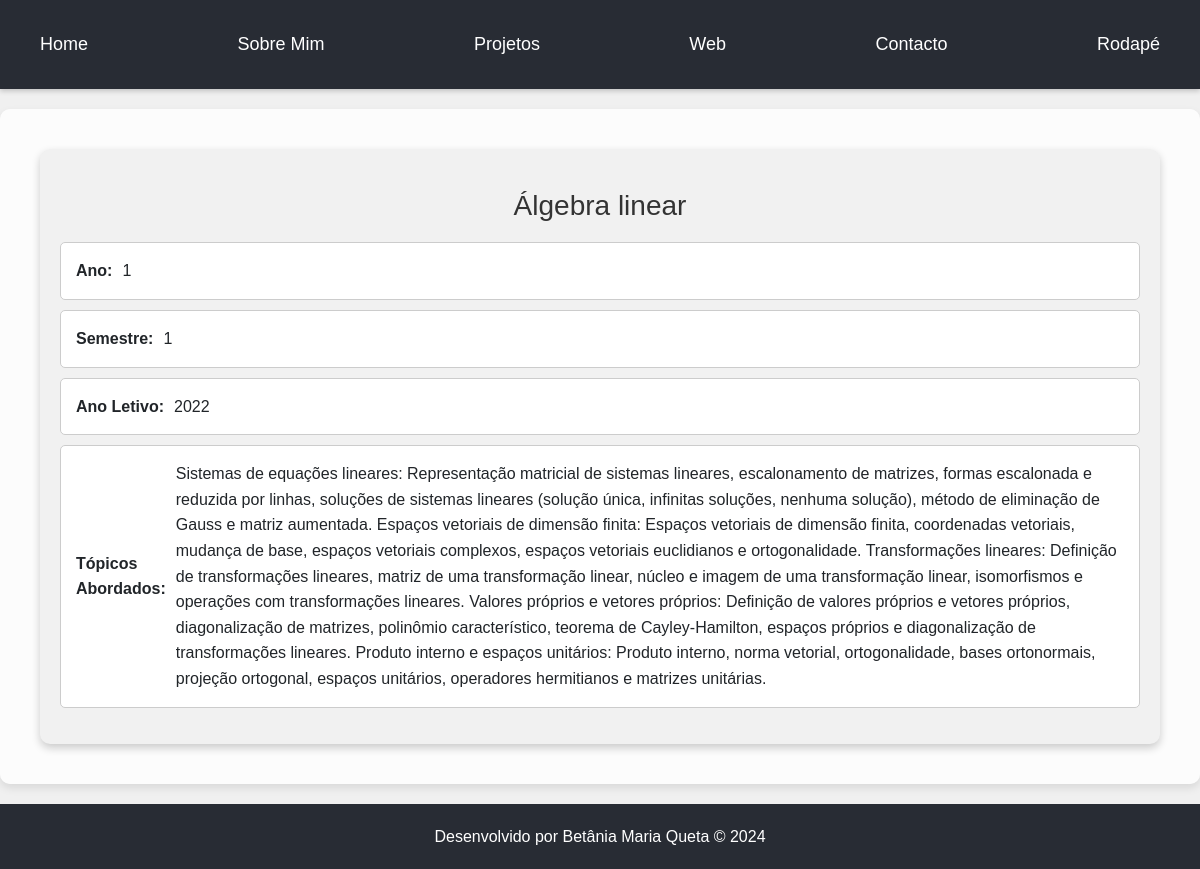
Page /cadeira_detalhes/1/ on the earlier database version.
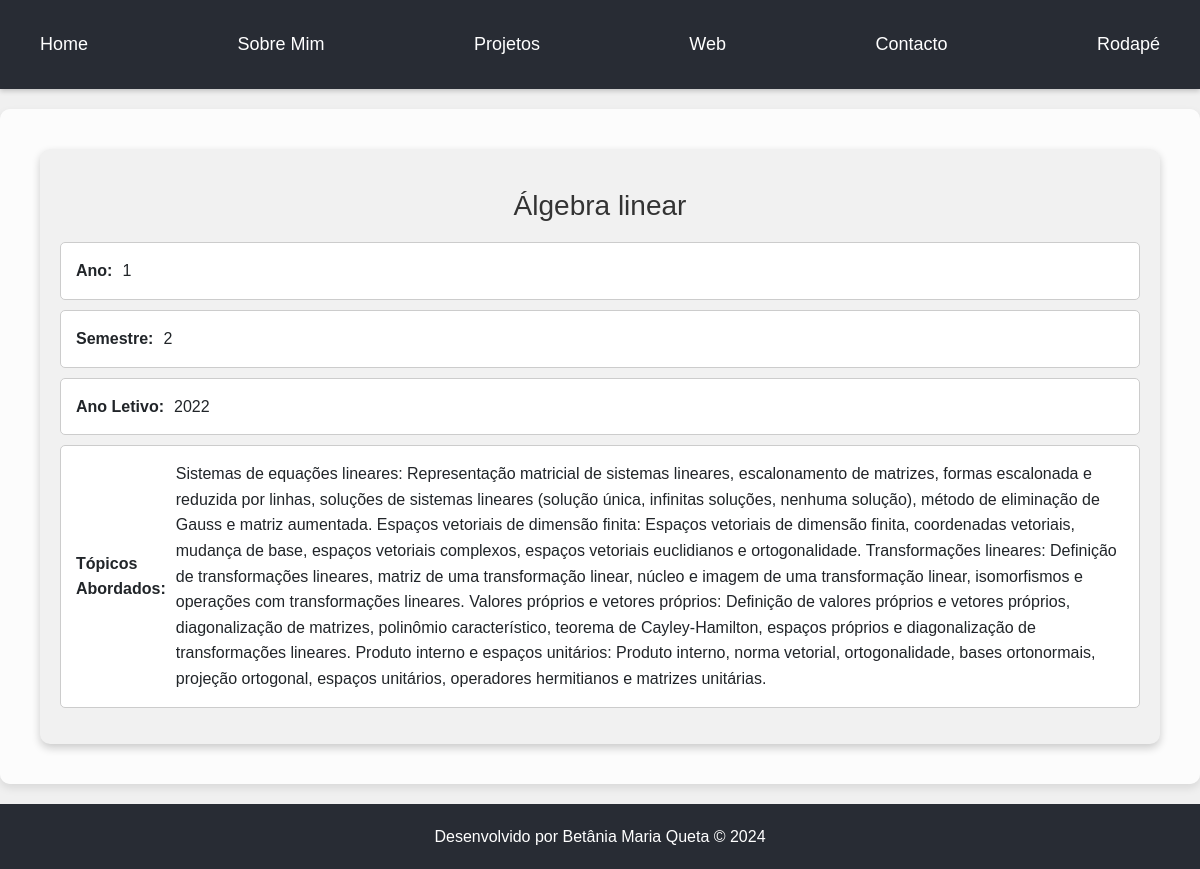
Same page on the later database version.
### portfolio/models.py (models this page shows)
class Cadeira(models.Model):
    nome = models.CharField(max_length=100)
    ano = models.IntegerField()
    semestre = models.IntegerField()
    ects = models.IntegerField()
    ano_letivo_frequentado = models.IntegerField()
    topicos_abordados = models.TextField()
    imagem = models.ImageField(upload_to='images/', default='images/default.jpg')

### portfolio/views.py (the view)
# urls.py: path('cadeira_detalhes/<int:cadeira_id>/', views.cadeira_detalhes, name='cadeira_detalhes'),
def cadeira_detalhes(request, cadeira_id):
    cadeira = get_object_or_404(Cadeira, pk=cadeira_id)
    return render(request, 'portfolio/detalhes_cadeira.html', {'cadeira': cadeira})

### portfolio/templates/portfolio/detalhes_cadeira.html (shortened to what this page needs)
{% extends 'portfolio/layout.html' %}
{% load static %}
{% block main %}
    <section class="cadeira-detalhes">
        <h2 class="cadeira-nome">{{ cadeira.nome }}</h2>
        <ul class="cadeira-info">
            <li class="cadeira-info-item"><strong>Ano:</strong> {{ cadeira.ano }}</li>
            <li class="cadeira-info-item"><strong>Semestre:</strong> {{ cadeira.semestre }}</li>
            <li class="cadeira-info-item"><strong>Ano Letivo:</strong> {{ cadeira.ano_letivo_frequentado }}</li>
            <li class="cadeira-info-item"><strong>Tópicos Abordados:</strong> {{ cadeira.topicos_abordados }}</li>
        </ul>
    </section>
{% endblock %}

### portfolio/templates/portfolio/layout.html (shortened to what this page needs)
<!DOCTYPE html>
<html lang="pt">
<head>
    {% load static %}
    <link href="https://cdn.jsdelivr.net/npm/bootstrap@5.0.2/dist/css/bootstrap.min.css" rel="stylesheet"
>
    <link rel="stylesheet" href="{% static 'portfolio/css/style.css' %}">
</head>
<body>
<header>
    <nav>
        <ul class="open">
            <li><a href="{% url 'portfolio:index' %}">Home</a></li>
            <li class="dropdown">
                <a href="#">Sobre Mim</a>
            </li>
            <li><a href="{% url 'portfolio:projetos' %}">Projetos</a></li>
            <li class="dropdown">
                <a href="#">Web</a>
            </li>
            <li><a href="{% url 'portfolio:contacto' %}">Contacto</a></li>
            <li><a href="#footer">Rodapé</a></li>
        </ul>
    </nav>
</header>
<div id="particles-js"></div>
<main>
    {% block main %}{% endblock %}
</main>
<footer id="footer" class="custom-footer">
    <div class="container">
        <div class="row">
            <div class="col-md-12 text-center">
                <p>Desenvolvido por Betânia Maria Queta &copy; 2024</p>
            </div>
        </div>
    </div>
</footer>
</body>
</html>

### portfolio/static/portfolio/css/style.css (style rules this page uses)
* { box-sizing: border-box; margin: 0; padding: 0; }
body { font-family: 'Montserrat', sans-serif; font-size: 16px; line-height: 1.6; background-color: #f0f0f0; transition: background-color 0.3s ease, color 0.3s ease; }
h1, h2, h3, p { margin: 20px 0; padding: 0; }
#particles-js { position: fixed; top: 0; left: 0; width: 100%; height: 100%; z-index: -1; }
header { box-shadow: 0px 2px 5px rgba(0, 0, 0, 0.2); padding: 20px 0; position: relative; z-index: 1; transition: background-color 0.3s ease; }
nav ul { list-style: none; display: flex; justify-content: space-between; padding: 0; }
nav ul li { margin: 0 20px; position: relative; }
nav ul li a { text-decoration: none; color: black; font-size: 18px; padding: 10px 20px; transition: background-color 0.3s ease, color 0.3s ease; border-radius: 5px; display: block; }
main { margin-top: 20px; padding: 20px; background-color: rgba(255, 255, 255, 0.8); border-radius: 10px; box-shadow: 0 4px 8px rgba(0, 0, 0, 0.1); }

### portfolio/templates/portfolio/detalhes_cadeira.html (style rules this page uses)
.cadeira-detalhes { background-color: #f1f1f1; padding: 20px; border-radius: 10px; box-shadow: 0 4px 8px rgba(0, 0, 0, 0.2); margin: 20px; }
.cadeira-nome { font-size: 28px; color: #333; margin-bottom: 20px; text-align: center; }
.cadeira-info { list-style: none; padding: 0; }
.cadeira-info-item { padding: 15px; border: 1px solid #ccc; background-color: #fff; margin-bottom: 10px; display: flex; align-items: center; border-radius: 5px; }
.cadeira-info-item strong { margin-right: 10px; }

Differences in the rows shown:
changed Cadeira "Álgebra linear": semestre "1" → "2"
